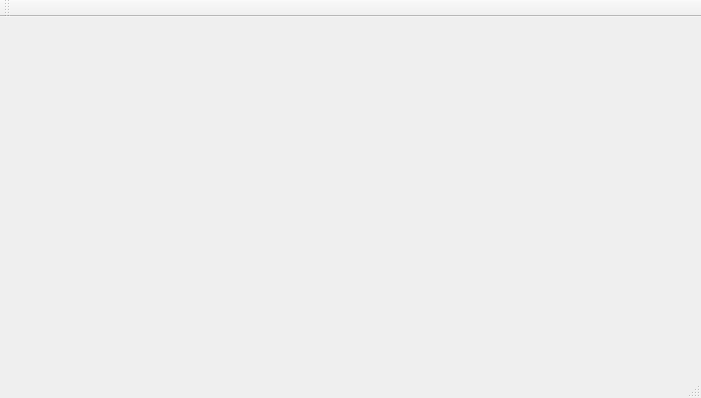
<?xml version="1.0" encoding="UTF-8"?>
<ui version="4.0">
 <class>EightQueen</class>
 <widget class="QMainWindow" name="EightQueen">
  <property name="geometry">
   <rect>
    <x>0</x>
    <y>0</y>
    <width>701</width>
    <height>398</height>
   </rect>
  </property>
  <property name="windowTitle">
   <string>EightQueen</string>
  </property>
  <widget class="QWidget" name="centralWidget"/>
  <widget class="QMenuBar" name="menuBar">
   <property name="geometry">
    <rect>
     <x>0</x>
     <y>0</y>
     <width>701</width>
     <height>21</height>
    </rect>
   </property>
  </widget>
  <widget class="QToolBar" name="mainToolBar">
   <attribute name="toolBarArea">
    <enum>TopToolBarArea</enum>
   </attribute>
   <attribute name="toolBarBreak">
    <bool>false</bool>
   </attribute>
  </widget>
  <widget class="QStatusBar" name="statusBar"/>
 </widget>
 <layoutdefault spacing="6" margin="11"/>
 <resources/>
 <connections/>
</ui>
